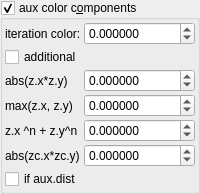
    <widget class="MyGroupBox" name="groupCheck_fold_color_aux_color_enabled">
     <property name="title">
      <string>aux color c&amp;omponents</string>
     </property>
     <property name="checkable">
      <bool>true</bool>
     </property>
     <layout class="QVBoxLayout" name="verticalLayout_11">
      <property name="leftMargin">
       <number>2</number>
      </property>
      <property name="topMargin">
       <number>2</number>
      </property>
      <property name="rightMargin">
       <number>2</number>
      </property>
      <property name="bottomMargin">
       <number>2</number>
      </property>
      <item>
       <layout class="QGridLayout" name="gridLayout_19" columnstretch="0,1">
        <property name="spacing">
         <number>2</number>
        </property>
        <item row="2" column="0">
         <widget class="MyCheckBox" name="checkBox_fold_color_aux_color_enabled_false">
          <property name="text">
           <string>additional</string>
          </property>
         </widget>
        </item>
        <item row="3" column="1">
         <widget class="MyDoubleSpinBox" name="spinbox4_fold_color_difs_0000_x">
          <property name="sizePolicy">
           <sizepolicy hsizetype="Minimum" vsizetype="Maximum">
            <horstretch>0</horstretch>
            <verstretch>0</verstretch>
           </sizepolicy>
          </property>
          <property name="prefix">
           <string/>
          </property>
          <property name="suffix">
           <string/>
          </property>
          <property name="decimals">
           <number>6</number>
          </property>
          <property name="minimum">
           <double>-100.000000000000000</double>
          </property>
          <property name="maximum">
           <double>100.000000000000000</double>
          </property>
          <property name="singleStep">
           <double>0.100000000000000</double>
          </property>
         </widget>
        </item>
        <item row="3" column="0">
         <widget class="QLabel" name="label_53">
          <property name="text">
           <string>abs(z.x*z.y)</string>
          </property>
         </widget>
        </item>
        <item row="1" column="1">
         <widget class="MyDoubleSpinBox" name="spinbox_fold_color_difs1">
          <property name="sizePolicy">
           <sizepolicy hsizetype="Minimum" vsizetype="Maximum">
            <horstretch>0</horstretch>
            <verstretch>0</verstretch>
           </sizepolicy>
          </property>
          <property name="prefix">
           <string/>
          </property>
          <property name="suffix">
           <string/>
          </property>
          <property name="decimals">
           <number>6</number>
          </property>
          <property name="minimum">
           <double>-100.000000000000000</double>
          </property>
          <property name="maximum">
           <double>100.000000000000000</double>
          </property>
          <property name="singleStep">
           <double>0.100000000000000</double>
          </property>
         </widget>
        </item>
        <item row="1" column="0">
         <widget class="QLabel" name="label_54">
          <property name="text">
           <string>iteration color:</string>
          </property>
         </widget>
        </item>
        <item row="4" column="1">
         <widget class="MyDoubleSpinBox" name="spinbox4_fold_color_difs_0000_y">
          <property name="sizePolicy">
           <sizepolicy hsizetype="Minimum" vsizetype="Maximum">
            <horstretch>0</horstretch>
            <verstretch>0</verstretch>
           </sizepolicy>
          </property>
          <property name="prefix">
           <string/>
          </property>
          <property name="suffix">
           <string/>
          </property>
          <property name="decimals">
           <number>6</number>
          </property>
          <property name="minimum">
           <double>-100.000000000000000</double>
          </property>
          <property name="maximum">
           <double>100.000000000000000</double>
          </property>
          <property name="singleStep">
           <double>0.100000000000000</double>
          </property>
         </widget>
        </item>
        <item row="7" column="0">
         <widget class="MyCheckBox" name="checkBox_fold_color_aux_color_enabledA">
          <property name="text">
           <string>if aux.dist</string>
          </property>
         </widget>
        </item>
        <item row="5" column="1">
         <widget class="MyDoubleSpinBox" name="spinbox4_fold_color_difs_0000_z">
          <property name="sizePolicy">
           <sizepolicy hsizetype="Minimum" vsizetype="Maximum">
            <horstretch>0</horstretch>
            <verstretch>0</verstretch>
           </sizepolicy>
          </property>
          <property name="prefix">
           <string/>
          </property>
          <property name="suffix">
           <string/>
          </property>
          <property name="decimals">
           <number>6</number>
          </property>
          <property name="minimum">
           <double>-100.000000000000000</double>
          </property>
          <property name="maximum">
           <double>100.000000000000000</double>
          </property>
          <property name="singleStep">
           <double>0.100000000000000</double>
          </property>
         </widget>
        </item>
        <item row="6" column="1">
         <widget class="MyDoubleSpinBox" name="spinbox4_fold_color_difs_0000_w">
          <property name="sizePolicy">
           <sizepolicy hsizetype="Minimum" vsizetype="Maximum">
            <horstretch>0</horstretch>
            <verstretch>0</verstretch>
           </sizepolicy>
          </property>
          <property name="prefix">
           <string/>
          </property>
          <property name="suffix">
           <string/>
          </property>
          <property name="decimals">
           <number>6</number>
          </property>
          <property name="minimum">
           <double>-100.000000000000000</double>
          </property>
          <property name="maximum">
           <double>100.000000000000000</double>
          </property>
          <property name="singleStep">
           <double>0.100000000000000</double>
          </property>
         </widget>
        </item>
        <item row="5" column="0">
         <widget class="QLabel" name="label_55">
          <property name="text">
           <string>z.x ^n + z.y^n</string>
          </property>
         </widget>
        </item>
        <item row="4" column="0">
         <widget class="QLabel" name="label_56">
          <property name="text">
           <string>max(z.x, z.y)</string>
          </property>
         </widget>
        </item>
        <item row="6" column="0">
         <widget class="QLabel" name="label_57">
          <property name="text">
           <string>abs(zc.x*zc.y)</string>
          </property>
         </widget>
        </item>
       </layout>
      </item>
     </layout>
    </widget>
